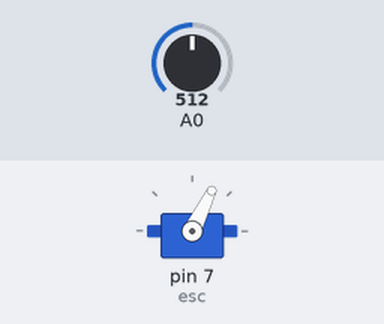
Bench run of a sketch on a simulated Arduino Uno, built with avr-gcc and run on an emulated ATmega328P. On the bench: servo. The test bench sets the inputs (shaded band); at power-on: A0 = 512. What the sketch prints to the serial monitor is not drawn.

Above: at 0.1 s.
Timing chart, 0 to 1.6 s (numbered marks = the images above):
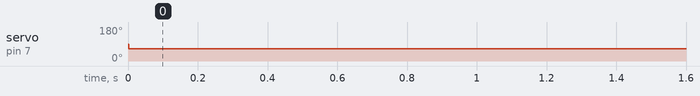

The sketch:

brushless_motor_pot_control.ino
```cpp
#include <Servo.h>//Using servo library to control ESC
Servo esc; //Creating a servo class with name as esc
void setup()
{
esc.attach(7); //Specify the esc signal pin,Here as D8
delay(1);
esc.writeMicroseconds(1000); //initialize the signal to 1000
Serial.begin(9600);
}
void loop()
{
int val; //Creating a variable val
val= analogRead(A0); //Read input from analog pin a0 and store in val
val= map(val, 0, 1023,1000,2000); //mapping val to minimum and maximum(Change if needed)
Serial.println(1200);

esc.writeMicroseconds(1200); //using val as the signal to esc
}
```

Measured:
- by itself, servo on pin 7 (esc): 90° → 64° at 0.00 s
